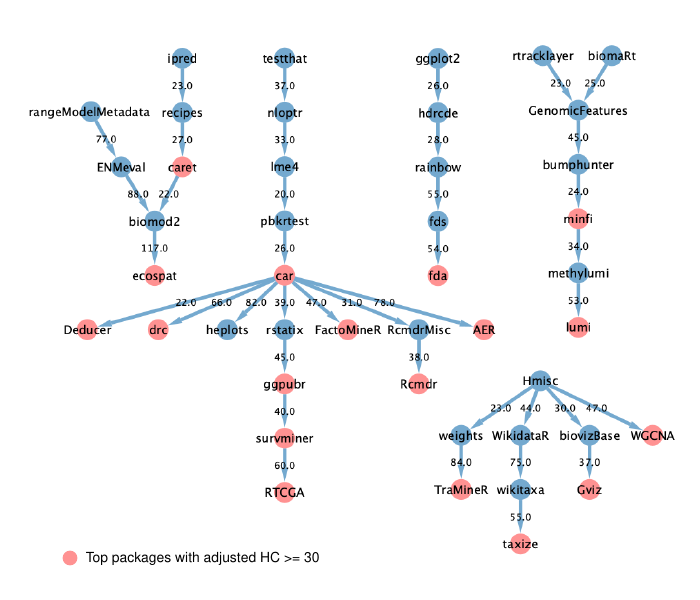

Write R code to recreate this figure.


setwd("~/manuscript/pkgndep_global/figures")

library(cowplot)
library(pkgndep)

df = load_pkg_stat_snapshot()

pkgs = df$package[df$adjusted_heaviness_on_children >= 30]

nt = do.call(rbind, lapply(pkg, function(x) {
	upstream_dependency(x, snapshot = TRUE)
}))

nt = nt[nt[, 4] >= 20, c(1, 2, 4)]

nt = unique(nt)



library(igraph)
g = graph.edgelist(as.matrix(nt[, 1:2]))
E(g)$heaviness = nt[, 3]

V(g)$group = ifelse(V(g)$name %in% pkgs, "leaf", "others")

library(Rcy3)
cytoscapePing()

createNetworkFromIgraph(g)




library(png)
png = readPNG("hc_upstream.png")


pdf("fig_14.pdf", width = 7, height = 6)

grid.raster(png, x = unit(2, "mm"), just = "left")
grid.points(x = unit(0.1, "npc"), y = unit(0.07, "npc"), pch = 16, size = unit(5, "mm"), gp = gpar(col = "#FF9292"))
grid.text("Top packages with adjusted HC >= 30", x = unit(0.1, "npc") + unit(4, "mm"), y = unit(0.07, "npc"), just = "left", gp = gpar(fontsize = 10))
dev.off()
